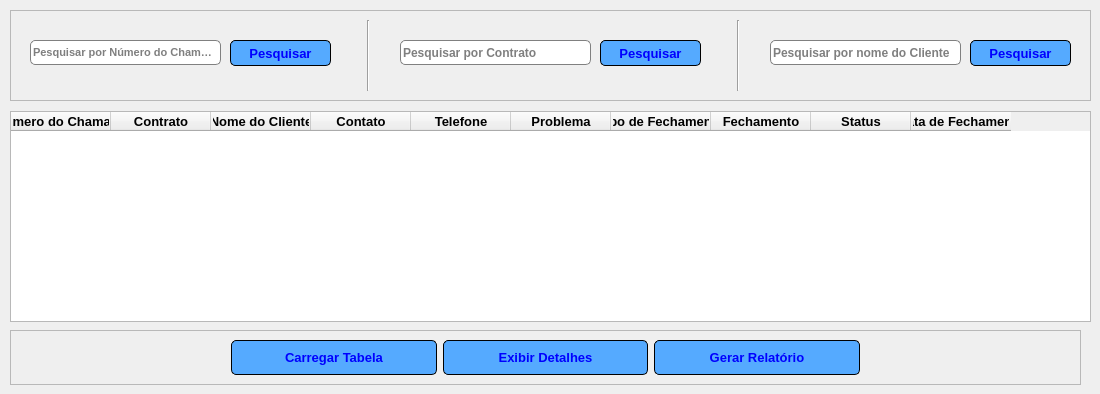
   <widget class="QWidget" name="tab_consulta">
    <attribute name="icon">
     <iconset>
      <normaloff>../../ChamadosSimpress/_img/pesquisa_chamado.png</normaloff>../../ChamadosSimpress/_img/pesquisa_chamado.png</iconset>
    </attribute>
    <attribute name="title">
     <string>Consultar Chamados Fechados</string>
    </attribute>
    <widget class="QTableWidget" name="tabela_chamados_fechados">
     <property name="geometry">
      <rect>
       <x>10</x>
       <y>111</y>
       <width>1081</width>
       <height>211</height>
      </rect>
     </property>
     <property name="selectionBehavior">
      <enum>QAbstractItemView::SelectItems</enum>
     </property>
     <attribute name="verticalHeaderVisible">
      <bool>false</bool>
     </attribute>
     <column>
      <property name="text">
       <string>Número do Chamado</string>
      </property>
      <property name="font">
       <font>
        <pointsize>10</pointsize>
        <weight>75</weight>
        <bold>true</bold>
       </font>
      </property>
     </column>
     <column>
      <property name="text">
       <string>Contrato</string>
      </property>
      <property name="font">
       <font>
        <pointsize>10</pointsize>
        <weight>75</weight>
        <bold>true</bold>
       </font>
      </property>
     </column>
     <column>
      <property name="text">
       <string>Nome do Cliente</string>
      </property>
      <property name="font">
       <font>
        <pointsize>10</pointsize>
        <weight>75</weight>
        <bold>true</bold>
       </font>
      </property>
     </column>
     <column>
      <property name="text">
       <string>Contato</string>
      </property>
      <property name="font">
       <font>
        <pointsize>10</pointsize>
        <weight>75</weight>
        <bold>true</bold>
       </font>
      </property>
     </column>
     <column>
      <property name="text">
       <string>Telefone</string>
      </property>
      <property name="font">
       <font>
        <pointsize>10</pointsize>
        <weight>75</weight>
        <bold>true</bold>
       </font>
      </property>
     </column>
     <column>
      <property name="text">
       <string>Problema</string>
      </property>
      <property name="font">
       <font>
        <pointsize>10</pointsize>
        <weight>75</weight>
        <bold>true</bold>
       </font>
      </property>
     </column>
     <column>
      <property name="text">
       <string>Tipo de Fechamento</string>
      </property>
      <property name="font">
       <font>
        <pointsize>10</pointsize>
        <weight>75</weight>
        <bold>true</bold>
       </font>
      </property>
     </column>
     <column>
      <property name="text">
       <string>Fechamento</string>
      </property>
      <property name="font">
       <font>
        <pointsize>10</pointsize>
        <weight>75</weight>
        <bold>true</bold>
       </font>
      </property>
     </column>
     <column>
      <property name="text">
       <string>Status</string>
      </property>
      <property name="font">
       <font>
        <pointsize>10</pointsize>
        <weight>75</weight>
        <bold>true</bold>
       </font>
      </property>
     </column>
     <column>
      <property name="text">
       <string>Data de Fechamento</string>
      </property>
      <property name="font">
       <font>
        <pointsize>10</pointsize>
        <weight>75</weight>
        <italic>false</italic>
        <bold>true</bold>
       </font>
      </property>
     </column>
    </widget>
    <widget class="QFrame" name="frame_3">
     <property name="geometry">
      <rect>
       <x>10</x>
       <y>10</y>
       <width>1081</width>
       <height>91</height>
      </rect>
     </property>
     <property name="frameShape">
      <enum>QFrame::StyledPanel</enum>
     </property>
     <property name="frameShadow">
      <enum>QFrame::Raised</enum>
     </property>
     <widget class="QLineEdit" name="txt_consulta_numero_chamado_tabela">
      <property name="geometry">
       <rect>
        <x>20</x>
        <y>30</y>
        <width>191</width>
        <height>25</height>
       </rect>
      </property>
      <property name="minimumSize">
       <size>
        <width>0</width>
        <height>25</height>
       </size>
      </property>
      <property name="font">
       <font>
        <pointsize>8</pointsize>
        <weight>75</weight>
        <bold>true</bold>
       </font>
      </property>
      <property name="styleSheet">
       <string notr="true">border-radius: 5px;
background-color: rgb(255, 255, 255);
border: 1px solid gray</string>
      </property>
      <property name="placeholderText">
       <string>Pesquisar por Número do Chamado</string>
      </property>
     </widget>
     <widget class="QPushButton" name="btn_consulta_numero_chamado_tabela">
      <property name="geometry">
       <rect>
        <x>220</x>
        <y>30</y>
        <width>101</width>
        <height>26</height>
       </rect>
      </property>
      <property name="font">
       <font>
        <pointsize>10</pointsize>
        <weight>75</weight>
        <bold>true</bold>
       </font>
      </property>
      <property name="styleSheet">
       <string notr="true">QPushButton{
	background-color: rgb(85, 170, 255);
	color: rgb(0, 0, 255);
	border-radius: 5px;
	border: 1px solid
}
QPushButton:hover{
	
	color: rgb(85, 170, 255);
	background-color: rgb(0, 0, 255);
	border: solid 5p
}</string>
      </property>
      <property name="text">
       <string>Pesquisar</string>
      </property>
      <property name="icon">
       <iconset>
        <normaloff>../../ChamadosSimpress/_img/buscar.png</normaloff>../../ChamadosSimpress/_img/buscar.png</iconset>
      </property>
      <property name="iconSize">
       <size>
        <width>24</width>
        <height>24</height>
       </size>
      </property>
     </widget>
     <widget class="QPushButton" name="btn_consulta_contrato_tabela">
      <property name="geometry">
       <rect>
        <x>590</x>
        <y>30</y>
        <width>101</width>
        <height>26</height>
       </rect>
      </property>
      <property name="font">
       <font>
        <pointsize>10</pointsize>
        <weight>75</weight>
        <bold>true</bold>
       </font>
      </property>
      <property name="styleSheet">
       <string notr="true">QPushButton{
	background-color: rgb(85, 170, 255);
	color: rgb(0, 0, 255);
	border-radius: 5px;
	border: 1px solid
}
QPushButton:hover{
	
	color: rgb(85, 170, 255);
	background-color: rgb(0, 0, 255);
	border: solid 5p
}</string>
      </property>
      <property name="text">
       <string>Pesquisar</string>
      </property>
      <property name="icon">
       <iconset>
        <normaloff>../../ChamadosSimpress/_img/buscar.png</normaloff>../../ChamadosSimpress/_img/buscar.png</iconset>
      </property>
      <property name="iconSize">
       <size>
        <width>24</width>
        <height>24</height>
       </size>
      </property>
     </widget>
     <widget class="QLineEdit" name="txt_consultar_contrato_tabela">
      <property name="geometry">
       <rect>
        <x>390</x>
        <y>30</y>
        <width>191</width>
        <height>25</height>
       </rect>
      </property>
      <property name="font">
       <font>
        <weight>75</weight>
        <bold>true</bold>
       </font>
      </property>
      <property name="styleSheet">
       <string notr="true">border-radius: 5px;
background-color: rgb(255, 255, 255);
border: 1px solid gray</string>
      </property>
      <property name="placeholderText">
       <string>Pesquisar por Contrato</string>
      </property>
     </widget>
     <widget class="Line" name="line">
      <property name="geometry">
       <rect>
        <x>350</x>
        <y>10</y>
        <width>16</width>
        <height>71</height>
       </rect>
      </property>
      <property name="orientation">
       <enum>Qt::Vertical</enum>
      </property>
     </widget>
     <widget class="Line" name="line_2">
      <property name="geometry">
       <rect>
        <x>720</x>
        <y>10</y>
        <width>16</width>
        <height>71</height>
       </rect>
      </property>
      <property name="orientation">
       <enum>Qt::Vertical</enum>
      </property>
     </widget>
     <widget class="QLineEdit" name="txt_consulta_nome_cliente">
      <property name="geometry">
       <rect>
        <x>760</x>
        <y>30</y>
        <width>191</width>
        <height>25</height>
       </rect>
      </property>
      <property name="font">
       <font>
        <weight>75</weight>
        <bold>true</bold>
       </font>
      </property>
      <property name="styleSheet">
       <string notr="true">border-radius: 5px;
background-color: rgb(255, 255, 255);
border: 1px solid gray</string>
      </property>
      <property name="placeholderText">
       <string>Pesquisar por nome do Cliente</string>
      </property>
     </widget>
     <widget class="QPushButton" name="btn_consultar_nome_cliente_tabela">
      <property name="geometry">
       <rect>
        <x>960</x>
        <y>30</y>
        <width>101</width>
        <height>26</height>
       </rect>
      </property>
      <property name="font">
       <font>
        <pointsize>10</pointsize>
        <weight>75</weight>
        <bold>true</bold>
       </font>
      </property>
      <property name="styleSheet">
       <string notr="true">QPushButton{
	background-color: rgb(85, 170, 255);
	color: rgb(0, 0, 255);
	border-radius: 5px;
	border: 1px solid
}
QPushButton:hover{
	
	color: rgb(85, 170, 255);
	background-color: rgb(0, 0, 255);
	border: solid 5p
}</string>
      </property>
      <property name="text">
       <string>Pesquisar</string>
      </property>
      <property name="icon">
       <iconset>
        <normaloff>../../ChamadosSimpress/_img/buscar.png</normaloff>../../ChamadosSimpress/_img/buscar.png</iconset>
      </property>
      <property name="iconSize">
       <size>
        <width>24</width>
        <height>24</height>
       </size>
      </property>
     </widget>
    </widget>
    <widget class="QFrame" name="frame_5">
     <property name="geometry">
      <rect>
       <x>10</x>
       <y>330</y>
       <width>1071</width>
       <height>55</height>
      </rect>
     </property>
     <property name="frameShape">
      <enum>QFrame::StyledPanel</enum>
     </property>
     <property name="frameShadow">
      <enum>QFrame::Raised</enum>
     </property>
     <layout class="QHBoxLayout" name="horizontalLayout">
      <item>
       <widget class="QLabel" name="label_24">
        <property name="text">
         <string/>
        </property>
       </widget>
      </item>
      <item>
       <widget class="QPushButton" name="btn_carregar_tabela">
        <property name="minimumSize">
         <size>
          <width>0</width>
          <height>35</height>
         </size>
        </property>
        <property name="font">
         <font>
          <pointsize>10</pointsize>
          <weight>75</weight>
          <bold>true</bold>
         </font>
        </property>
        <property name="styleSheet">
         <string notr="true">QPushButton{
	background-color: rgb(85, 170, 255);
	color: rgb(0, 0, 255);
	border-radius: 5px;
	border: 1px solid
}
QPushButton:hover{
	
	color: rgb(85, 170, 255);
	background-color: rgb(0, 0, 255);
	border: solid 5p
}</string>
        </property>
        <property name="text">
         <string>Carregar Tabela</string>
        </property>
        <property name="icon">
         <iconset>
          <normaloff>../../ChamadosSimpress/_img/consulta.png</normaloff>../../ChamadosSimpress/_img/consulta.png</iconset>
        </property>
        <property name="iconSize">
         <size>
          <width>24</width>
          <height>24</height>
         </size>
        </property>
       </widget>
      </item>
      <item>
       <widget class="QPushButton" name="btn_exibir_detalhes">
        <property name="minimumSize">
         <size>
          <width>0</width>
          <height>35</height>
         </size>
        </property>
        <property name="font">
         <font>
          <pointsize>10</pointsize>
          <weight>75</weight>
          <bold>true</bold>
         </font>
        </property>
        <property name="styleSheet">
         <string notr="true">QPushButton{
	background-color: rgb(85, 170, 255);
	color: rgb(0, 0, 255);
	border-radius: 5px;
	border: 1px solid
}
QPushButton:hover{
	
	color: rgb(85, 170, 255);
	background-color: rgb(0, 0, 255);
	border: solid 5p
}</string>
        </property>
        <property name="text">
         <string>Exibir Detalhes</string>
        </property>
        <property name="icon">
         <iconset>
          <normaloff>../../ChamadosSimpress/_img/pesquisa_chamado.png</normaloff>../../ChamadosSimpress/_img/pesquisa_chamado.png</iconset>
        </property>
        <property name="iconSize">
         <size>
          <width>24</width>
          <height>24</height>
         </size>
        </property>
       </widget>
      </item>
      <item>
       <widget class="QPushButton" name="btn_gerar_relatorio">
        <property name="minimumSize">
         <size>
          <width>0</width>
          <height>35</height>
         </size>
        </property>
        <property name="font">
         <font>
          <pointsize>10</pointsize>
          <weight>75</weight>
          <bold>true</bold>
         </font>
        </property>
        <property name="styleSheet">
         <string notr="true">QPushButton{
	background-color: rgb(85, 170, 255);
	color: rgb(0, 0, 255);
	border-radius: 5px;
	border: 1px solid
}
QPushButton:hover{
	
	color: rgb(85, 170, 255);
	background-color: rgb(0, 0, 255);
	border: solid 5p
}</string>
        </property>
        <property name="text">
         <string>Gerar Relatório</string>
        </property>
        <property name="icon">
         <iconset>
          <normaloff>_img/relatorio.png</normaloff>_img/relatorio.png</iconset>
        </property>
        <property name="iconSize">
         <size>
          <width>24</width>
          <height>24</height>
         </size>
        </property>
       </widget>
      </item>
      <item>
       <widget class="QLabel" name="label_25">
        <property name="text">
         <string/>
        </property>
       </widget>
      </item>
     </layout>
    </widget>
   </widget>
